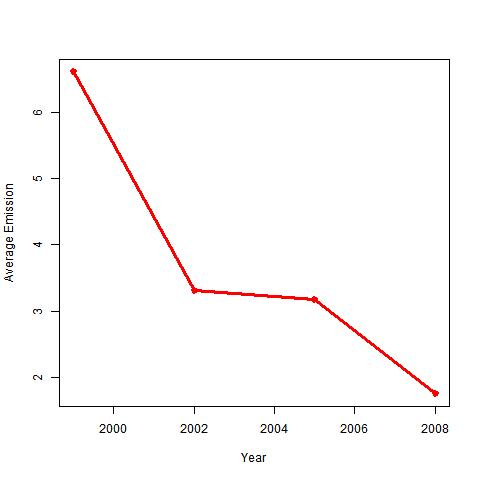

Here is the R script that generated this plot:
df<- readRDS("summary.rds")
str(df)
sum(is.na(df))
library(dplyr)

average_by_year<- df %>% filter(Pollutant=="PM25-PRI") %>% group_by(year) %>% summarise(value=mean(Emissions))
jpeg("Plot1.png")
plot(average_by_year$year,average_by_year$value,type="o",col="red",lwd=3,xlab="Year",ylab="Average Emission")
dev.off()